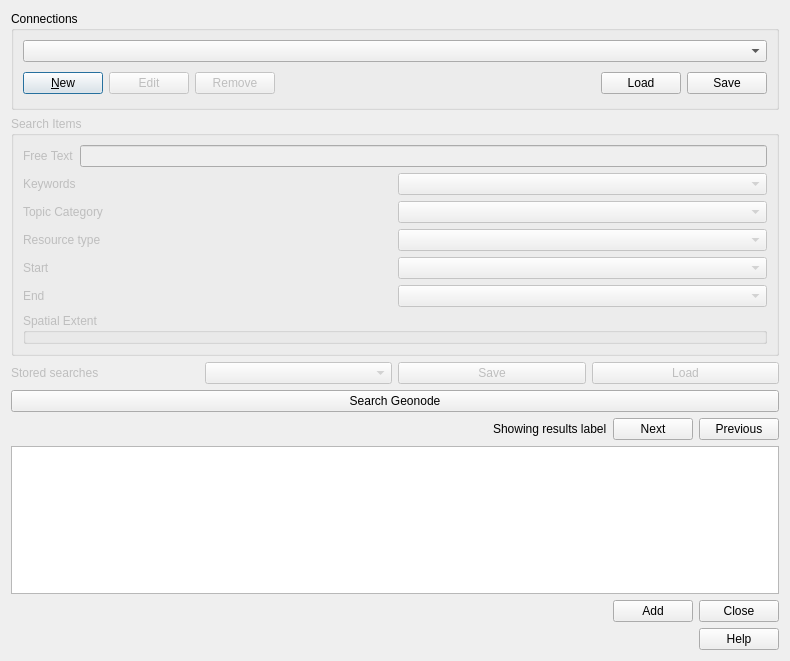
<?xml version="1.0" encoding="UTF-8"?>
<ui version="4.0">
 <class>QgsGeonode</class>
 <widget class="QDialog" name="QgsGeonode">
  <property name="geometry">
   <rect>
    <x>0</x>
    <y>0</y>
    <width>790</width>
    <height>661</height>
   </rect>
  </property>
  <property name="windowTitle">
   <string>Connection</string>
  </property>
  <layout class="QVBoxLayout" name="verticalLayout">
   <item>
    <widget class="QgsCollapsibleGroupBox" name="mGroupBox_3">
     <property name="title">
      <string>Connections</string>
     </property>
     <layout class="QVBoxLayout" name="verticalLayout_2">
      <item>
       <widget class="QComboBox" name="cmbConnections_2"/>
      </item>
      <item>
       <layout class="QHBoxLayout" name="horizontalLayout_2">
        <item>
         <widget class="QPushButton" name="btnNew_2">
          <property name="toolTip">
           <string>Create a new service connection</string>
          </property>
          <property name="text">
           <string>&amp;New</string>
          </property>
         </widget>
        </item>
        <item>
         <widget class="QPushButton" name="btnEdit_2">
          <property name="enabled">
           <bool>false</bool>
          </property>
          <property name="toolTip">
           <string>Edit selected service connection</string>
          </property>
          <property name="text">
           <string>Edit</string>
          </property>
         </widget>
        </item>
        <item>
         <widget class="QPushButton" name="btnDelete_2">
          <property name="enabled">
           <bool>false</bool>
          </property>
          <property name="toolTip">
           <string>Remove connection to selected service</string>
          </property>
          <property name="text">
           <string>Remove</string>
          </property>
         </widget>
        </item>
        <item>
         <spacer>
          <property name="orientation">
           <enum>Qt::Horizontal</enum>
          </property>
          <property name="sizeType">
           <enum>QSizePolicy::Expanding</enum>
          </property>
          <property name="sizeHint" stdset="0">
           <size>
            <width>171</width>
            <height>30</height>
           </size>
          </property>
         </spacer>
        </item>
        <item>
         <widget class="QPushButton" name="btnLoad_2">
          <property name="toolTip">
           <string>Load connections from file</string>
          </property>
          <property name="text">
           <string>Load</string>
          </property>
         </widget>
        </item>
        <item>
         <widget class="QPushButton" name="btnSave_2">
          <property name="toolTip">
           <string>Save connections to file</string>
          </property>
          <property name="text">
           <string>Save</string>
          </property>
         </widget>
        </item>
       </layout>
      </item>
     </layout>
    </widget>
   </item>
   <item>
    <widget class="QgsCollapsibleGroupBox" name="mGroupBox">
     <property name="enabled">
      <bool>false</bool>
     </property>
     <property name="title">
      <string>Search Items</string>
     </property>
     <layout class="QVBoxLayout" name="verticalLayout_3">
      <item>
       <layout class="QHBoxLayout" name="horizontalLayout_3">
        <item>
         <widget class="QLabel" name="label">
          <property name="text">
           <string>Free Text</string>
          </property>
         </widget>
        </item>
        <item>
         <widget class="QLineEdit" name="lineFilter_2">
          <property name="enabled">
           <bool>false</bool>
          </property>
          <property name="toolTip">
           <string>Display WFS FeatureTypes containing this word in the title, name or abstract</string>
          </property>
          <property name="whatsThis">
           <string>Display WFS FeatureTypes containing this word in the title, name or abstract</string>
          </property>
         </widget>
        </item>
       </layout>
      </item>
      <item>
       <layout class="QHBoxLayout" name="horizontalLayout_6">
        <item>
         <widget class="QLabel" name="label_3">
          <property name="text">
           <string>Keywords</string>
          </property>
         </widget>
        </item>
        <item>
         <widget class="QComboBox" name="comboBox_2"/>
        </item>
       </layout>
      </item>
      <item>
       <layout class="QHBoxLayout" name="horizontalLayout_5">
        <item>
         <widget class="QLabel" name="label_2">
          <property name="text">
           <string>Topic Category</string>
          </property>
         </widget>
        </item>
        <item>
         <widget class="QComboBox" name="comboBox"/>
        </item>
       </layout>
      </item>
      <item>
       <layout class="QHBoxLayout" name="horizontalLayout_8">
        <item>
         <widget class="QLabel" name="label_5">
          <property name="text">
           <string>Resource type</string>
          </property>
         </widget>
        </item>
        <item>
         <widget class="QComboBox" name="comboBox_4"/>
        </item>
       </layout>
      </item>
      <item>
       <layout class="QHBoxLayout" name="horizontalLayout_7">
        <item>
         <widget class="QLabel" name="label_4">
          <property name="text">
           <string>Start</string>
          </property>
         </widget>
        </item>
        <item>
         <widget class="QComboBox" name="comboBox_3"/>
        </item>
       </layout>
      </item>
      <item>
       <layout class="QHBoxLayout" name="horizontalLayout_9">
        <item>
         <widget class="QLabel" name="label_6">
          <property name="text">
           <string>End</string>
          </property>
         </widget>
        </item>
        <item>
         <widget class="QComboBox" name="comboBox_5"/>
        </item>
       </layout>
      </item>
      <item>
       <layout class="QHBoxLayout" name="horizontalLayout_10"/>
      </item>
      <item>
       <widget class="QgsCollapsibleGroupBox" name="mGroupBox_2">
        <property name="title">
         <string>Spatial Extent</string>
        </property>
       </widget>
      </item>
     </layout>
    </widget>
   </item>
   <item>
    <layout class="QHBoxLayout" name="horizontalLayout_11">
     <item>
      <widget class="QLabel" name="label_7">
       <property name="enabled">
        <bool>false</bool>
       </property>
       <property name="text">
        <string>Stored searches</string>
       </property>
      </widget>
     </item>
     <item>
      <widget class="QComboBox" name="comboBox_6">
       <property name="enabled">
        <bool>false</bool>
       </property>
      </widget>
     </item>
     <item>
      <widget class="QPushButton" name="btnSave_3">
       <property name="enabled">
        <bool>false</bool>
       </property>
       <property name="toolTip">
        <string>Save connections to file</string>
       </property>
       <property name="text">
        <string>Save</string>
       </property>
      </widget>
     </item>
     <item>
      <widget class="QPushButton" name="btnLoad_3">
       <property name="enabled">
        <bool>false</bool>
       </property>
       <property name="toolTip">
        <string>Load connections from file</string>
       </property>
       <property name="text">
        <string>Load</string>
       </property>
      </widget>
     </item>
    </layout>
   </item>
   <item>
    <widget class="QPushButton" name="btnLoad_4">
     <property name="toolTip">
      <string>Load connections from file</string>
     </property>
     <property name="text">
      <string>Search Geonode</string>
     </property>
    </widget>
   </item>
   <item>
    <layout class="QHBoxLayout" name="horizontalLayout_12">
     <item>
      <spacer name="horizontalSpacer_2">
       <property name="orientation">
        <enum>Qt::Horizontal</enum>
       </property>
       <property name="sizeHint" stdset="0">
        <size>
         <width>40</width>
         <height>20</height>
        </size>
       </property>
      </spacer>
     </item>
     <item>
      <widget class="QLabel" name="label_8">
       <property name="text">
        <string>Showing results label</string>
       </property>
      </widget>
     </item>
     <item>
      <widget class="QPushButton" name="btnSave_5">
       <property name="toolTip">
        <string>Save connections to file</string>
       </property>
       <property name="text">
        <string>Next</string>
       </property>
      </widget>
     </item>
     <item>
      <widget class="QPushButton" name="btnLoad_6">
       <property name="toolTip">
        <string>Load connections from file</string>
       </property>
       <property name="text">
        <string>Previous</string>
       </property>
      </widget>
     </item>
    </layout>
   </item>
   <item>
    <widget class="QListWidget" name="listWidget"/>
   </item>
   <item>
    <spacer name="verticalSpacer">
     <property name="orientation">
      <enum>Qt::Vertical</enum>
     </property>
     <property name="sizeHint" stdset="0">
      <size>
       <width>20</width>
       <height>40</height>
      </size>
     </property>
    </spacer>
   </item>
   <item>
    <layout class="QHBoxLayout" name="horizontalLayout_13">
     <item>
      <spacer name="horizontalSpacer_3">
       <property name="orientation">
        <enum>Qt::Horizontal</enum>
       </property>
       <property name="sizeHint" stdset="0">
        <size>
         <width>40</width>
         <height>20</height>
        </size>
       </property>
      </spacer>
     </item>
     <item>
      <widget class="QPushButton" name="btnLoad_5">
       <property name="toolTip">
        <string>Load connections from file</string>
       </property>
       <property name="text">
        <string>Add</string>
       </property>
      </widget>
     </item>
     <item>
      <widget class="QPushButton" name="btnSave_4">
       <property name="toolTip">
        <string>Save connections to file</string>
       </property>
       <property name="text">
        <string>Close</string>
       </property>
      </widget>
     </item>
    </layout>
   </item>
   <item>
    <widget class="QDialogButtonBox" name="buttonBox">
     <property name="orientation">
      <enum>Qt::Horizontal</enum>
     </property>
     <property name="standardButtons">
      <set>QDialogButtonBox::Help</set>
     </property>
    </widget>
   </item>
  </layout>
 </widget>
 <customwidgets>
  <customwidget>
   <class>QgsCollapsibleGroupBox</class>
   <extends>QGroupBox</extends>
   <header>qgscollapsiblegroupbox.h</header>
   <container>1</container>
  </customwidget>
 </customwidgets>
 <resources/>
 <connections/>
</ui>
